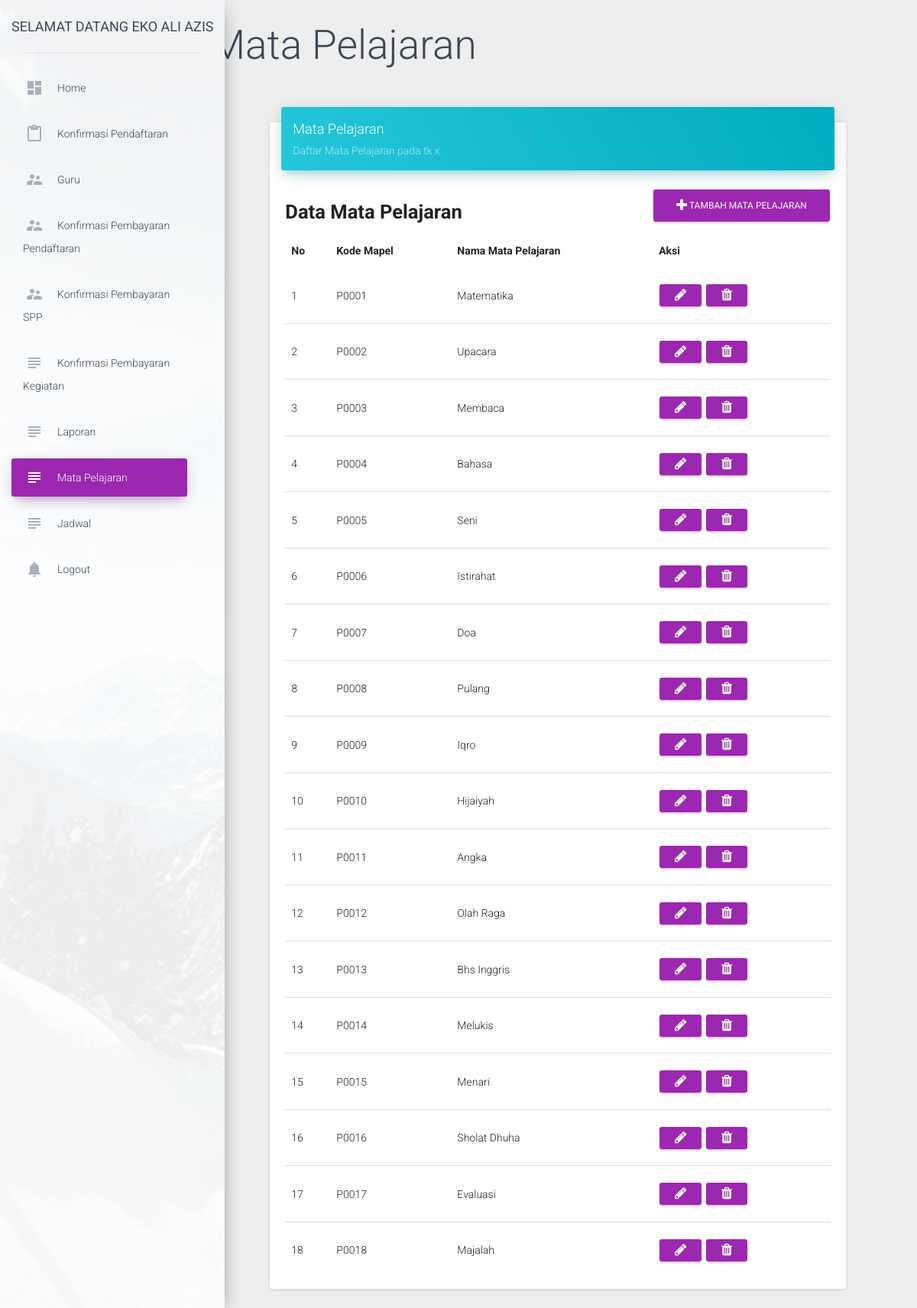
The app's page /dashboard/index.php?page=19 (signed in) with its own data.
### tables this page shows
CREATE TABLE `mapel` (
  `kode_mapel_kegiatan` char(5) NOT NULL DEFAULT '',
  `nama_mapel_kegiatan` varchar(255) DEFAULT NULL
);

### dashboard/include/mapel.php (the view, shortened to what this page needs)
<h1>Mata Pelajaran</h1>
<div class="row">
    <div class="col-sm-12 col-md-8 col-lg-10 col-lg-offset-1">
        <div class="card" style="margin-top: 50px">
            <div class="card-header" data-background-color="blue">
                <h4 class="title">Mata Pelajaran</h4>
                <p class="category">Daftar Mata Pelajaran pada tk x</p>
            </div>
            <div class="card-content">
                <a href="index.php?page=20" class="btn btn-primary btn-md pull-right"><i class="fa fa-plus"></i> Tambah Mata Pelajaran</a>
                <h3 style="overflow: hidden;"><b>Data Mata Pelajaran</b></h3>
				<table class="table table-hover">
					<thead>
						<tr>
							<td><b>No</b></td>
							<td><b>Kode Mapel</b></td>
							<td><b>Nama Mata Pelajaran</b></td>
							<td><b>Aksi</b></td>
						</tr>
					</thead>
				    <tbody>
				    	<?php
				    		$query = "SELECT * FROM mapel";
				    		$exec  = mysqli_query($conn,$query);
				    		if ($exec) {
				    			$count = mysqli_num_rows($exec);
				    			if ($count > 0) {
				    				$no = 0;
				    				while ($rows = mysqli_fetch_array($exec)) {
				    	?>
						    			<tr>
											<td><?php echo ++$no; ?></td>
											<td><?php echo $rows['kode_mapel_kegiatan'] ?></td>
											<td><?php echo $rows['nama_mapel_kegiatan'] ?></td>
											<td>
												<a href="index.php?page=21&id=<?php echo $rows['kode_mapel_kegiatan'] ?>" class="btn btn-primary btn-sm"><i class="fa fa-pencil"></i></a>
												<a href="include/hapus_mapel.php?id=<?php echo $rows['kode_mapel_kegiatan'] ?>" class="btn btn-primary btn-sm"><i class="fa fa-trash"></i></a>
											</td>
										</tr>
				    	<?php
				    				}
				    			}else{
				    	?>
				    			<tr>
									<td colspan="6" align="center"><h4><b>Kosong</b></h4></td>
								</tr>
				    	<?php
				    			}
				    		}else{
				    			echo mysqli_error($conn);
				    		}
				    	?>
				    </tbody>
				</table>
            </div>
        </div>
    </div>
</div>

### dashboard/index.php (shortened to what this page needs)
<?php
$role = "";
if ($_SESSION['role_user'] == 0) {
	$role = "Admin";
}
$getPage = $_GET['page'];
switch ($getPage) {
    case 19:
        $page               = "include/mapel.php";
        break;
}
?>
<!doctype html>
<html lang="en">
<head>
    <?php
    	include "include/libs.php";
    ?>
</head>
<body>
    <div class="wrapper">
        <div class="sidebar" data-color="purple" data-image="../assets/img/sidebar-1.jpg">
            <div class="logo">
                <a href="http://www.anggitprayogo.com" class="simple-text">
                    Selamat datang <?php $role == "Admin" ? print($nama_admin) : print($nama_panggilan); ?>
                </a>
            </div>
            <div class="sidebar-wrapper">
                <ul class="nav">
                    <li class="<?php $_SESSION['active'] == 1 ? print("active") : print("") ?>">
                        <a href="index.php?page=1">
                            <i class="material-icons">dashboard</i>
                            <p>Home</p>
                        </a>
                    </li>
                    <?php
					if ($role == "Admin") {
					?>
					<li class="<?php $_SESSION['active'] == 4 ? print("active") : print("") ?>">
                        <a href="index.php?page=7">
                            <i class="material-icons">content_paste</i>
                            <p>Konfirmasi Pendaftaran </p>
                        </a>
                    </li>
                    <li class="<?php $_SESSION['active'] == 6 ? print("active") : print("") ?>">
                        <a href="index.php?page=10">
                            <i class="material-icons">supervisor_account</i>
                            <p>Guru</p>
                        </a>
                    </li>
                    <li class="<?php $_SESSION['active'] == 8 ? print("active") : print("") ?>">
                        <a href="index.php?page=17">
                            <i class="material-icons">supervisor_account</i>
                            <p>Konfirmasi Pembayaran Pendaftaran</p>
                        </a>
                    </li>
                    <li class="<?php $_SESSION['active'] == 13 ? print("active") : print("") ?>">
                        <a href="index.php?page=25">
                            <i class="material-icons">supervisor_account</i>
                            <p>Konfirmasi Pembayaran SPP</p>
                        </a>
                    </li>
                    <li class="<?php $_SESSION['active'] == 14 ? print("active") : print("") ?>">
                        <a href="index.php?page=26">
                            <i class="material-icons">subject</i>
                            <p>Konfirmasi Pembayaran Kegiatan</p>
                        </a>
                    </li>
                    <li class="<?php $_SESSION['active'] == 9 ? print("active") : print("") ?>">
                        <a href="index.php?page=18">
                            <i class="material-icons">subject</i>
                            <p>Laporan</p>
                        </a>
                    </li>
                    <li class="<?php $_SESSION['active'] == 10 ? print("active") : print("") ?>">
                        <a href="index.php?page=19">
                            <i class="material-icons">subject</i>
                            <p>Mata Pelajaran</p>
                        </a>
                    </li>
                    <li class="<?php $_SESSION['active'] == 11 ? print("active") : print("") ?>">
                        <a href="index.php?page=22">
                            <i class="material-icons">subject</i>
                            <p>Jadwal</p>
                        </a>
                    </li>
					<?php
					}
					?>
                    <li>
                        <a href="../logout.php">
                            <i class="material-icons text-gray">notifications</i>
                            <p>Logout</p>
                        </a>
                    </li>
                </ul>
            </div>
        </div>
        <div class="main-panel">
            <div class="content">
                <div class="container-fluid">
                   <?php
                   include $page;
                   ?>
                </div>
            </div>
        </div>
    </div>
</body>
</html>

### dashboard/include/libs.php (shortened to what this page needs)
<link href="../assets/css/bootstrap.min.css" rel="stylesheet" />
<link href="../assets/css/material-dashboard.css?v=1.2.0" rel="stylesheet" />
<link href="../assets/css/demo.css" rel="stylesheet" />
<link href="../assets/css/font-awesome.min.css" rel="stylesheet">

### records on screen
mapel: kode_mapel_kegiatan "P0001", nama_mapel_kegiatan "Matematika"
mapel: kode_mapel_kegiatan "P0002", nama_mapel_kegiatan "Upacara"
mapel: kode_mapel_kegiatan "P0003", nama_mapel_kegiatan "Membaca"
mapel: kode_mapel_kegiatan "P0004", nama_mapel_kegiatan "Bahasa"
mapel: kode_mapel_kegiatan "P0005", nama_mapel_kegiatan "Seni"
mapel: kode_mapel_kegiatan "P0006", nama_mapel_kegiatan "Istirahat"
mapel: kode_mapel_kegiatan "P0007", nama_mapel_kegiatan "Doa"
mapel: kode_mapel_kegiatan "P0008", nama_mapel_kegiatan "Pulang"
mapel: kode_mapel_kegiatan "P0009", nama_mapel_kegiatan "Iqro"
mapel: kode_mapel_kegiatan "P0010", nama_mapel_kegiatan "Hijaiyah"
mapel: kode_mapel_kegiatan "P0011", nama_mapel_kegiatan "Angka"
mapel: kode_mapel_kegiatan "P0012", nama_mapel_kegiatan "Olah Raga"
mapel: kode_mapel_kegiatan "P0013", nama_mapel_kegiatan "Bhs Inggris"
mapel: kode_mapel_kegiatan "P0014", nama_mapel_kegiatan "Melukis"
mapel: kode_mapel_kegiatan "P0015", nama_mapel_kegiatan "Menari"
mapel: kode_mapel_kegiatan "P0016", nama_mapel_kegiatan "Sholat Dhuha"
mapel: kode_mapel_kegiatan "P0017", nama_mapel_kegiatan "Evaluasi"
mapel: kode_mapel_kegiatan "P0018", nama_mapel_kegiatan "Majalah"

### other values on screen
$nama_admin "EKO ALI AZIS"
